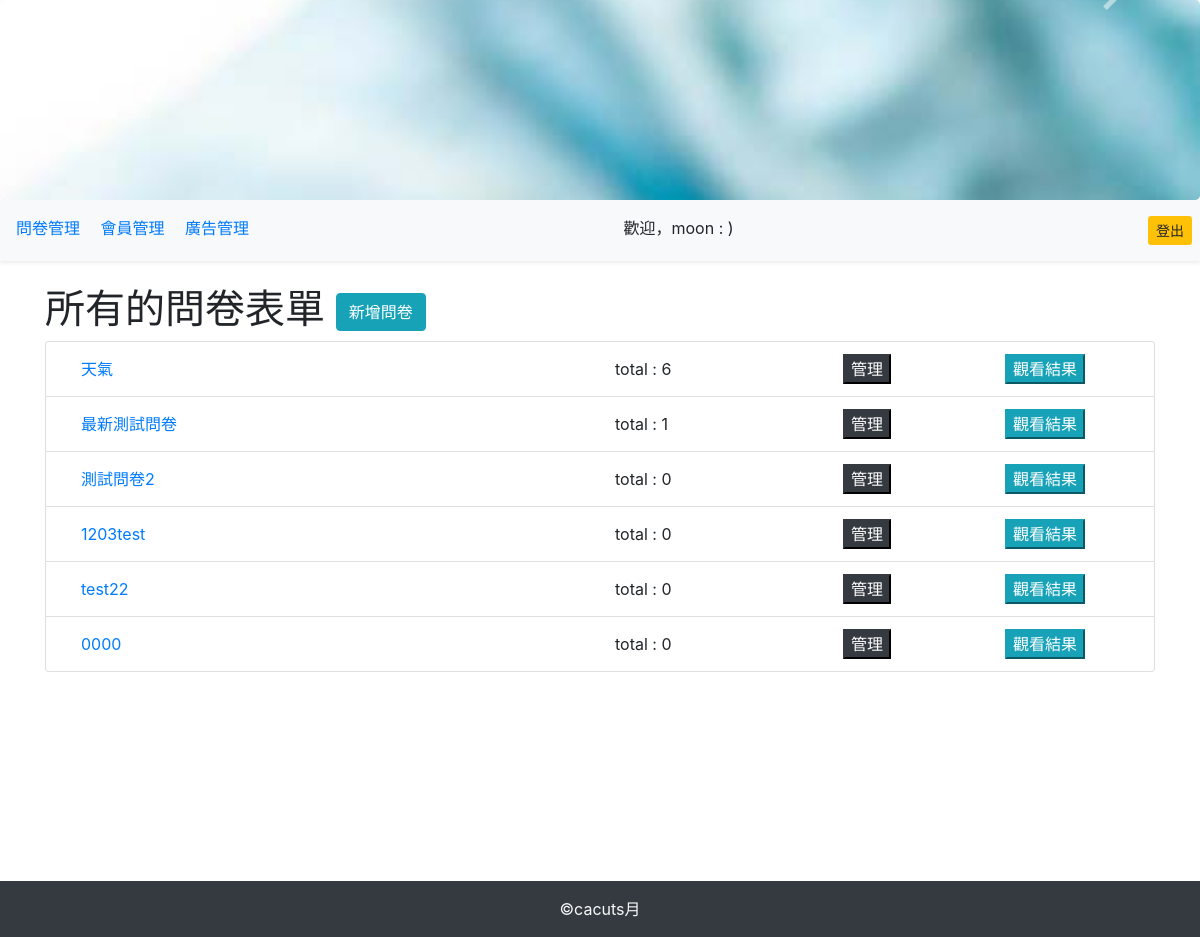
The app's page /backend/index.php (signed in) with its own data.
### tables this page shows
CREATE TABLE `ad` (
  `id` int(11) UNSIGNED NOT NULL,
  `name` varchar(64) NOT NULL COMMENT '檔名',
  `sh` tinyint(1) UNSIGNED NOT NULL COMMENT '上架',
  `intro` varchar(64) DEFAULT NULL COMMENT '備註'
);

CREATE TABLE `topics` (
  `id` int(11) UNSIGNED NOT NULL,
  `topic` varchar(128) NOT NULL COMMENT '主題'
);

### api/db.php (called while the page is built, shortened)
<?php
$dsn="mysql:host=localhost;charset=utf8;dbname=vote";
$pdo=new PDO($dsn,'root','');
function all($table,...$arg){
global $pdo;
$sql="SELECT * FROM `$table` ";
if(isset($arg[0])){
    if(is_array($arg[0])){
        foreach($arg[0] as $key=>$value){
            $tmp[]="`$key`='$value'";
        }
        $sql=$sql."where " . implode(" AND ",$tmp);
    }else{
        $sql=$sql.$arg[0];
    }
}
$rows=$pdo->query($sql)->fetchAll(PDO::FETCH_ASSOC);
return $rows;
}
function q($sql){
    global $pdo;
    return $pdo->query($sql)->fetchAll(PDO::FETCH_ASSOC);
}
?>

### backend/manage_vote.php (the view)
<h1>所有的問卷表單
    <a href="?do=add_subject_form">
        <button class="btn btn-info rounded">新增問卷</button>
    </a>
</h1>
<?php
$subjects=all('topics');
echo "<ol class='list-group'>";
foreach ($subjects as $key => $value) {
    echo "<li class='list-group-item'>";
    echo "<a class='d-inline-block col-md-6' href='index.php?do=vote&id={$value['id']}'>";
    echo $value['topic'];
    echo "</a>";
    $count=q("select sum(`count`) as 'total' from `options` where `topic_id`='{$value['id']}'");
    echo "<span class='d-inline-block col-md-2 '>";
    echo "total : ". $count[0]['total'] ;
    echo "</span>";
    echo "<a href='?do=edit_subject&id={$value['id']}' class='d-inline-block col-md-2 text-center'>";
    echo "<button class='btn-dark'>管理</button>";
    echo "</a>";
    echo "<a href='../index.php?do=vote_result&id={$value['id']}' class='d-inline-block col-md-2 text-center'>";
    echo "<button class='btn-info'>觀看結果</button>";
    echo "</a>";
    echo "</li>";
}
echo "</ol>";
?>

### backend/index.php (shortened to what this page needs)
<?php include_once "../api/db.php" ?>
<!DOCTYPE html>
<html lang="en">
<head>
    <link rel="stylesheet" href="https://stackpath.bootstrapcdn.com/bootstrap/4.2.1/css/bootstrap.min.css">
</head>
<body>
<div class="jumbotron p-0 mb-0" style="overflow:hidden;height:200px;">
<a href="index.php">
    <div id="carouselExampleIndicators" class="carousel slide position-relative" data-ride="carousel">
        <div class="carousel-inner position-absolute" style="top:-250px;">
<?php
$images=all('ad',['sh'=>1]);
foreach($images as $key => $image){
    if($key==0){
        echo "<div class='carousel-item active'>";
    }else{
        echo "<div class='carousel-item'>";
    }
    echo "<img src='../img/{$image['name']}' alt='{$image['intro']}' class='d-block w-100'></div>";
}
?>
        </div>
        <a class="carousel-control-prev" href="#carouselExampleIndicators" role="button" data-slide="prev">
            <span class="carousel-control-prev-icon" aria-hidden="true"></span>
        </a>
        <a class="carousel-control-next" href="#carouselExampleIndicators" role="button" data-slide="next">
            <span class="carousel-control-next-icon" aria-hidden="true"></span>
        </a>
    </div>
</a>
</div>
<nav class="bg-light shadow-sm py-3 px-2 text-right mb-4 d-flex justify-content-between">
    <div>
        <a class="px-2" href="?do=show_vote_list">問卷管理</a>
        <a class="px-2" href="?do=member">會員管理</a>
        <a class="px-2" href="?do=ad">廣告管理</a>
    </div>
<?php
if(isset($_SESSION['user'])){
    echo "<span class='pr-5 '>歡迎，{$_SESSION['user']} : )</span>";
    echo "<a href='../logout.php' class='btn-sm btn-warning'>登出</a>";
}
?>
</nav>
<div class="container">
    <?php
    $do=(isset($_GET['do']))?$_GET['do']:'manage_vote';
    $file=$do.".php";
    if(file_exists($file)){
        include $file;
    }else{
        include "manage_vote.php";
    }
    ?>
</div>
<div class="p-3 text-center text-light bg-dark">
    &copy;cacuts月
</div>
</body>
</html>

### backend/index.php (style rules this page uses)
.container { min-height: 596px; }

### records on screen
ad: name (picture)
topics: topic "天氣", total "6"
topics: topic "最新測試問卷", total "1"
topics: topic "測試問卷2", total "0"
topics: topic "1203test", total "0"
topics: topic "test22", total "0"
topics: topic "0000", total "0"

### other values on screen
$_SESSION['user'] "moon"
